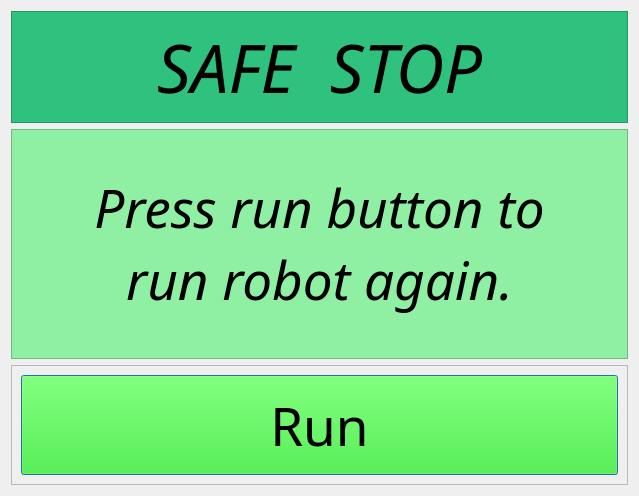
<?xml version="1.0" encoding="UTF-8"?>
<ui version="4.0">
 <class>mpStopDialog</class>
 <widget class="QDialog" name="mpStopDialog">
  <property name="geometry">
   <rect>
    <x>0</x>
    <y>0</y>
    <width>639</width>
    <height>496</height>
   </rect>
  </property>
  <property name="windowTitle">
   <string>Dialog</string>
  </property>
  <layout class="QVBoxLayout" name="verticalLayout">
   <item alignment="Qt::AlignmentFlag::AlignTop">
    <widget class="QFrame" name="frame">
     <property name="styleSheet">
      <string notr="true">background-color: rgb(46, 194, 126);</string>
     </property>
     <property name="frameShape">
      <enum>QFrame::Shape::StyledPanel</enum>
     </property>
     <property name="frameShadow">
      <enum>QFrame::Shadow::Raised</enum>
     </property>
     <layout class="QGridLayout" name="gridLayout">
      <item row="0" column="0" alignment="Qt::AlignmentFlag::AlignHCenter|Qt::AlignmentFlag::AlignVCenter">
       <widget class="QLabel" name="mpStopText">
        <property name="font">
         <font>
          <family>Ubuntu Sans</family>
          <pointsize>50</pointsize>
          <italic>true</italic>
         </font>
        </property>
        <property name="text">
         <string>SAFE  STOP</string>
        </property>
       </widget>
      </item>
     </layout>
    </widget>
   </item>
   <item>
    <widget class="QFrame" name="frame_2">
     <property name="sizePolicy">
      <sizepolicy hsizetype="Preferred" vsizetype="Expanding">
       <horstretch>0</horstretch>
       <verstretch>0</verstretch>
      </sizepolicy>
     </property>
     <property name="styleSheet">
      <string notr="true">background-color: rgb(143, 240, 164);</string>
     </property>
     <property name="frameShape">
      <enum>QFrame::Shape::StyledPanel</enum>
     </property>
     <property name="frameShadow">
      <enum>QFrame::Shadow::Raised</enum>
     </property>
     <layout class="QGridLayout" name="gridLayout_2">
      <item row="0" column="0" alignment="Qt::AlignmentFlag::AlignHCenter|Qt::AlignmentFlag::AlignVCenter">
       <widget class="QLabel" name="label">
        <property name="font">
         <font>
          <family>Ubuntu Sans</family>
          <pointsize>40</pointsize>
          <italic>true</italic>
         </font>
        </property>
        <property name="text">
         <string>Press run button to 
run robot again.</string>
        </property>
        <property name="alignment">
         <set>Qt::AlignmentFlag::AlignCenter</set>
        </property>
       </widget>
      </item>
     </layout>
    </widget>
   </item>
   <item alignment="Qt::AlignmentFlag::AlignBottom">
    <widget class="QFrame" name="frame_3">
     <property name="frameShape">
      <enum>QFrame::Shape::StyledPanel</enum>
     </property>
     <property name="frameShadow">
      <enum>QFrame::Shadow::Raised</enum>
     </property>
     <layout class="QVBoxLayout" name="verticalLayout_2">
      <item>
       <widget class="QPushButton" name="mpRunAgainBtn">
        <property name="minimumSize">
         <size>
          <width>0</width>
          <height>100</height>
         </size>
        </property>
        <property name="font">
         <font>
          <family>Ubuntu Sans</family>
          <pointsize>40</pointsize>
         </font>
        </property>
        <property name="styleSheet">
         <string notr="true">background-color: rgb(25, 255, 0);</string>
        </property>
        <property name="text">
         <string>Run</string>
        </property>
       </widget>
      </item>
     </layout>
    </widget>
   </item>
  </layout>
 </widget>
 <resources/>
 <connections/>
</ui>
